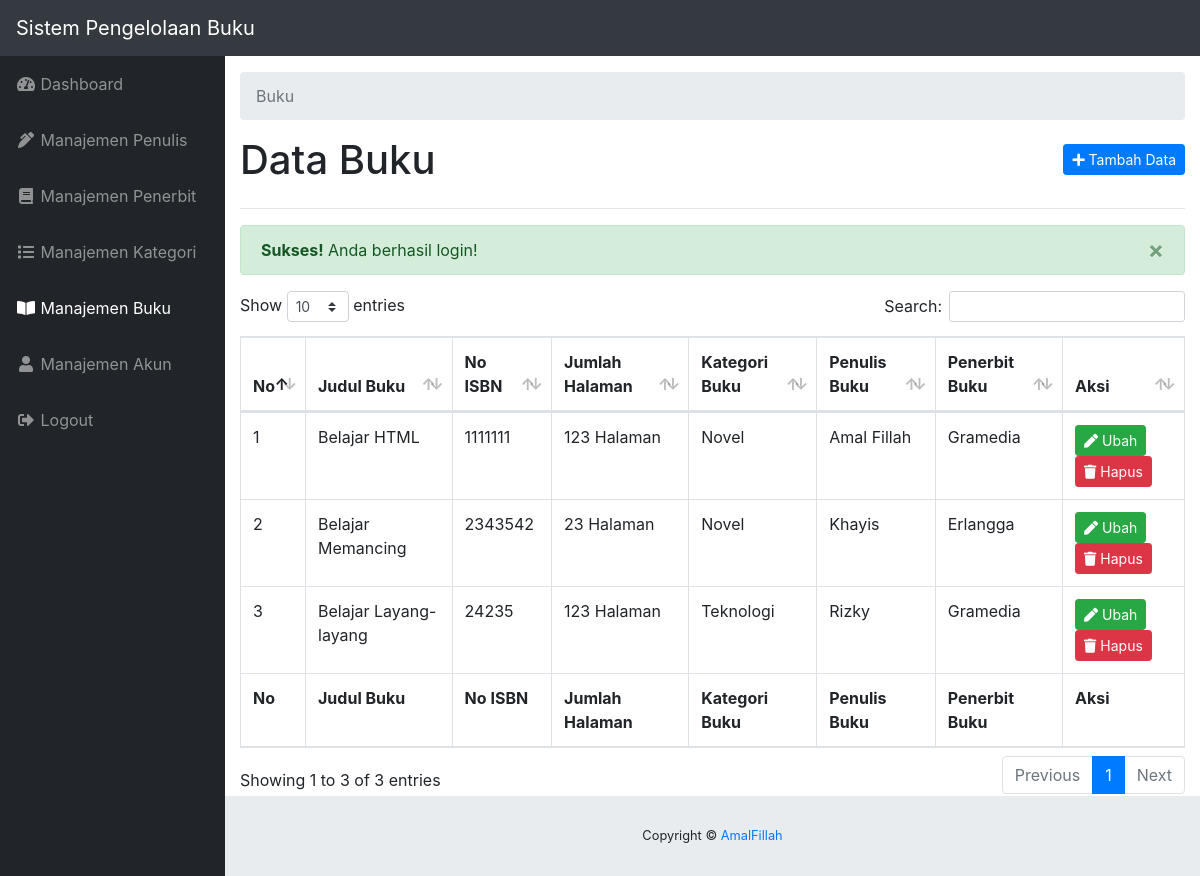
The page /buku/index.php (signed in) on the database its author committed.
### tables this page shows
CREATE TABLE `tbl_buku` (
  `id` int(11) NOT NULL,
  `judul` varchar(100) DEFAULT NULL,
  `isbn` int(10) DEFAULT NULL,
  `jumlah_halaman` int(11) DEFAULT NULL,
  `id_kategori` int(11) DEFAULT NULL,
  `id_penulis` int(11) DEFAULT NULL,
  `id_penerbit` int(11) DEFAULT NULL
);

CREATE TABLE `tbl_kategori` (
  `id` int(11) NOT NULL,
  `nama` varchar(30) DEFAULT NULL
);

CREATE TABLE `tbl_penulis` (
  `id` int(11) NOT NULL,
  `nama` varchar(100) DEFAULT NULL,
  `alamat` varchar(255) DEFAULT NULL,
  `umur` int(2) DEFAULT NULL
);

CREATE TABLE `tbl_penerbit` (
  `id` int(11) NOT NULL,
  `nama` varchar(20) DEFAULT NULL,
  `alamat` varchar(100) DEFAULT NULL
);

### init/functions.php (called while the page is built, shortened)
<?php
function base_url($path = NULL){
	$base_url = 'http://localhost/sistem-buku/';
	if($path == NULL) return $base_url;
	else return $base_url . $path;
}
function title($title = NULL){
	$app_title = "Sistem Pengelolaan Buku";
	if($title == NULL) return $app_title;
	else return $app_title . ' - ' . $title;
}
function check_flash_message($tipe){
	if (isset($_SESSION['flash_message'])) {
		if($_SESSION['flash_message']['tipe'] == $tipe) return TRUE;
		else return FALSE;
	}
}
function get_flash_message(){
	$pesan = $_SESSION['flash_message']['pesan'];
	return $pesan;
}
?>

### buku/index.php (the view, shortened to what this page needs)
<?php
require_once '../init.php';
$active = 'buku';
$query = mysqli_query($koneksi, "SELECT tbl_buku.id, tbl_buku.judul, tbl_buku.isbn, tbl_buku.jumlah_halaman, tbl_kategori.nama AS kategori, tbl_penulis.nama AS penulis, tbl_penerbit.nama AS penerbit FROM tbl_buku INNER JOIN tbl_kategori ON tbl_buku.id_kategori = tbl_kategori.id INNER JOIN tbl_penulis ON tbl_buku.id_penulis = tbl_penulis.id INNER JOIN tbl_penerbit ON tbl_buku.id_penerbit = tbl_penerbit.id");
$no = 1;
?>
<!DOCTYPE html>
<html lang="en">
<head>
	<link href="<?php echo base_url('dashboard-template/vendor/fontawesome-free/css/all.min.css') ?>" rel="stylesheet" type="text/css">
	<link href="<?php echo base_url('dashboard-template/vendor/datatables/dataTables.bootstrap4.css') ?>" rel="stylesheet">
	<link href="<?php echo base_url('dashboard-template/css/sb-admin.css') ?>" rel="stylesheet">
</head>
<body id="page-top">
	<nav class="navbar navbar-expand navbar-dark bg-dark static-top">
		<a class="navbar-brand mr-1" href="index.html"><?php echo title() ?></a>
	</nav>
	<div id="wrapper">
	<?php require_once '../_sidebar.php'; ?>
	<div id="content-wrapper">
		<div class="container-fluid">
			<ol class="breadcrumb">
				<li class="breadcrumb-item active">
					Buku
				</li>
			</ol>
		<div class="clearfix">
			<h1 class="float-left">Data Buku</h1>
			<a href="<?php echo base_url('buku/tambah.php') ?>" class="btn btn-sm btn-primary float-right mt-2"><i class="fas fa-plus"></i> Tambah Data</a>
		</div>
		<hr>
		<?php if(check_flash_message('sukses')) : ?>
			<div class="alert alert-success alert-dismissible fade show" role="alert">
				<strong><?php echo ucfirst($_SESSION['flash_message']['tipe']) ?>!</strong> <?php echo get_flash_message() ?>
				<button type="button" class="close" data-dismiss="alert" aria-label="Close">
					<span aria-hidden="true">&times;</span>
				</button>
			</div>
		<?php endif; ?>
		<table class="table table-bordered" id="dataTable" width="100%" cellspacing="0">
			<thead>
				<tr>
					<th>No</th>
					<th>Judul Buku</th>
					<th>No ISBN</th>
					<th>Jumlah Halaman</th>
					<th>Kategori Buku</th>
					<th>Penulis Buku</th>
					<th>Penerbit Buku</th>
					<th>Aksi</th>
				</tr>
			</thead>
			<tbody>
				<?php while($buku = mysqli_fetch_assoc($query)) : ?>
					<tr>
						<td><?php echo $no++ ?></td>
						<td><?php echo $buku['judul'] ?></td>
						<td><?php echo $buku['isbn'] ?></td>
						<td><?php echo $buku['jumlah_halaman'] ?> Halaman</td>
						<td><?php echo $buku['kategori'] ?></td>
						<td><?php echo $buku['penulis'] ?></td>
						<td><?php echo $buku['penerbit'] ?></td>
						<td>
							<a href="<?php echo base_url('buku/ubah.php?id=' . $buku['id']) ?>" class="btn btn-sm btn-success"><i class="fas fa-pen"></i> Ubah</a>
							<a href="<?php echo base_url('buku/hapus.php?id=' . $buku['id']) ?>" class="btn btn-sm btn-danger" onclick="return confirm('apakah anda yakin?')"><i class="fas fa-trash"></i> Hapus</a>
						</td>
					</tr>
				<?php endwhile; ?>
			</tbody>
			<tfoot>
				<tr>
					<th>No</th>
					<th>Judul Buku</th>
					<th>No ISBN</th>
					<th>Jumlah Halaman</th>
					<th>Kategori Buku</th>
					<th>Penulis Buku</th>
					<th>Penerbit Buku</th>
					<th>Aksi</th>
				</tr>
			</tfoot>
		</table>
		</div>
		<?php require_once '../_footer.php'; ?>
	</div>
	</div>
</body>
</html>

### _sidebar.php
<ul class="sidebar navbar-nav">
	<li class="nav-item <?php echo $active == 'dashboard' ? 'active' : '' ?>">
		<a class="nav-link" href="<?php echo base_url('dashboard.php') ?>">
			<i class="fas fa-fw fa-tachometer-alt"></i>
			<span>Dashboard</span>
		</a>
	</li>
	<li class="nav-item <?php echo $active == 'penulis' ? 'active' : '' ?>">
		<a class="nav-link" href="<?php echo base_url('penulis/index.php') ?>">
			<i class="fas fa-fw fa-pen-alt"></i>
			<span>Manajemen Penulis</span>
		</a>
	</li>
	<li class="nav-item <?php echo $active == 'penerbit' ? 'active' : '' ?>">
		<a class="nav-link" href="<?php echo base_url('penerbit/index.php') ?>">
			<i class="fas fa-fw fa-book"></i>
			<span>Manajemen Penerbit</span>
		</a>
	</li>
	<li class="nav-item <?php echo $active == 'kategori' ? 'active' : '' ?>">
		<a class="nav-link" href="<?php echo base_url('kategori/index.php') ?>">
			<i class="fas fa-fw fa-list"></i>
			<span>Manajemen Kategori</span>
		</a>
	</li>
	<li class="nav-item <?php echo $active == 'buku' ? 'active' : '' ?>">
		<a class="nav-link" href="<?php echo base_url('buku/index.php') ?>">
			<i class="fas fa-fw fa-book-open"></i>
			<span>Manajemen Buku</span>
		</a>
	</li>
	<li class="nav-item <?php echo $active == 'akun' ? 'active' : '' ?>">
		<a class="nav-link" href="<?php echo base_url('akun/index.php') ?>">
			<i class="fas fa-fw fa-user"></i>
			<span>Manajemen Akun</span>
		</a>
	</li>
	<li class="nav-item">
		<a class="nav-link" href="<?php echo base_url('logout.php') ?>" onclick="return confirm('apakah anda yakin?')">
			<i class="fas fa-fw fa-sign-out-alt"></i>
			<span>Logout</span>
		</a>
	</li>
</ul>

### _footer.php
<footer class="sticky-footer">
	<div class="container my-auto">
		<div class="copyright text-center my-auto">
			<span>Copyright © <a href="https://github.com/AmalFillah02" target="_blank">AmalFillah</a></span>
		</div>
	</div>
</footer>

### rows shown on the page
tbl_buku: judul "Belajar HTML", isbn "1111111", jumlah_halaman "123", id_kategori.nama "Novel", id_penulis.nama "Amal Fillah", id_penerbit.nama "Gramedia"
tbl_buku: judul "Belajar Memancing", isbn "2343542", jumlah_halaman "23", id_kategori.nama "Novel", id_penulis.nama "Khayis", id_penerbit.nama "Erlangga"
tbl_buku: judul "Belajar Layang-layang", isbn "24235", jumlah_halaman "123", id_kategori.nama "Teknologi", id_penulis.nama "Rizky", id_penerbit.nama "Gramedia"

### other values the page prints
title() "Sistem Pengelolaan Buku"
$_SESSION['flash_message']['tipe'] "Sukses"
get_flash_message() "Anda berhasil login!"
